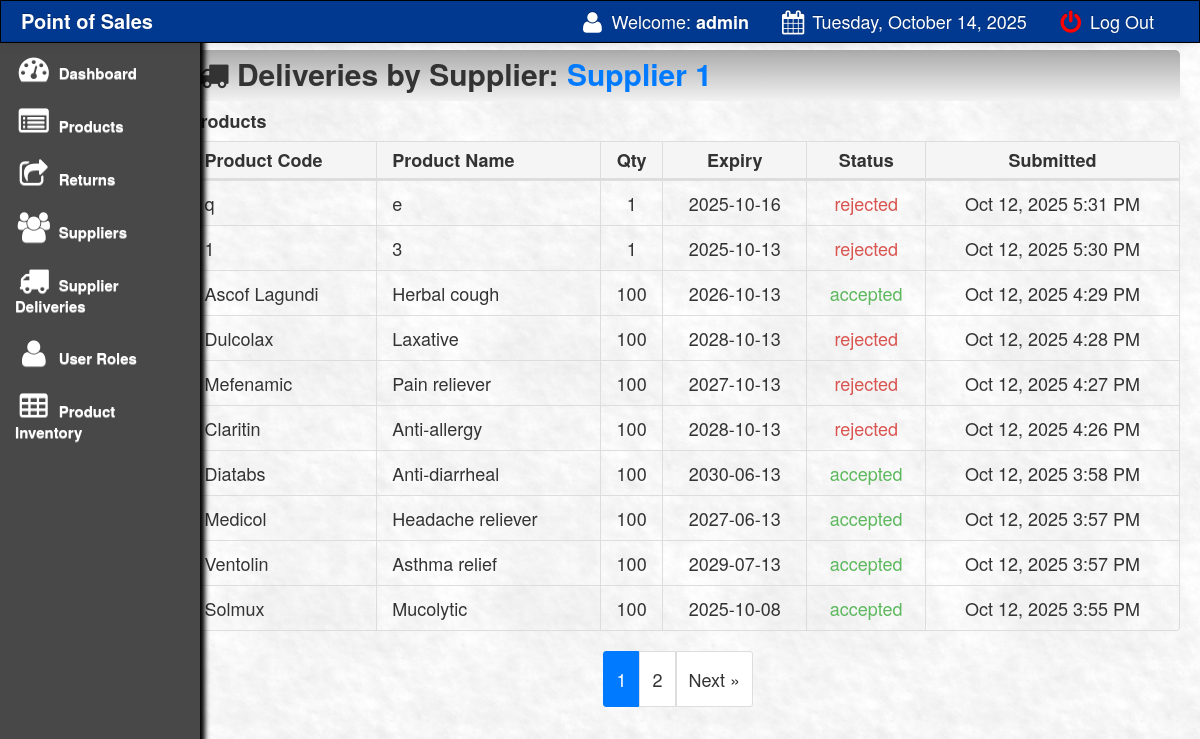
Page /pos1-master/pos/main/supplier_deliveries.php?name=Supplier+1 (signed in) on the committed database.
### tables this page shows
CREATE TABLE `supplier_deliveries` (
    `id` int(11) NOT NULL,
    `supplier` varchar(200) NOT NULL,
    `product_code` varchar(200) NOT NULL,
    `gen_name` varchar(200) DEFAULT NULL,
    `product_name` varchar(255) NOT NULL,
    `qty` int(11) NOT NULL,
    `price` varchar(100) DEFAULT NULL,
    `expiry_date` varchar(100) DEFAULT NULL,
    `status` enum(
        'pending',
        'accepted',
        'rejected'
    ) DEFAULT 'pending',
    `submitted_at` timestamp NOT NULL DEFAULT current_timestamp()
);

### pos1-master/pos/main/supplier_deliveries.php (the view, shortened to what the rows shown need)
<?php
include('../connect.php');
$supplier = isset($_GET['name']) ? trim($_GET['name']) : '';
$rows_per_page = 10;
$current_page = isset($_GET['page']) ? (int)$_GET['page'] : 1;
$current_page = max(1, $current_page);
$offset = ($current_page - 1) * $rows_per_page;
if ($supplier === '' && isset($_SESSION['SESS_USER_ROLE']) && $_SESSION['SESS_USER_ROLE'] === 'admin') {
    $db->exec("CREATE TABLE IF NOT EXISTS supplier_deliveries (
        id INT(11) NOT NULL AUTO_INCREMENT PRIMARY KEY,
        supplier VARCHAR(200) NOT NULL,
        product_code VARCHAR(200) NOT NULL,
        gen_name VARCHAR(200) DEFAULT NULL,
        product_name VARCHAR(255) NOT NULL,
        qty INT(11) NOT NULL,
        price VARCHAR(100) DEFAULT NULL,
        expiry_date VARCHAR(100) DEFAULT NULL,
        status ENUM('pending','accepted','rejected') DEFAULT 'pending',
        submitted_at TIMESTAMP NOT NULL DEFAULT CURRENT_TIMESTAMP
    ) ENGINE=InnoDB DEFAULT CHARSET=utf8mb4 COLLATE=utf8mb4_general_ci");
    $count_stmt = $db->prepare('SELECT COUNT(*) as total FROM supplier_deliveries WHERE status = "pending"');
    $count_stmt->execute();
    $total_rows = $count_stmt->fetch(PDO::FETCH_ASSOC)['total'];
    $total_pages = ceil($total_rows / $rows_per_page);
    $stmt = $db->prepare('SELECT * FROM supplier_deliveries WHERE status = "pending" ORDER BY submitted_at DESC LIMIT :limit OFFSET :offset');
    $stmt->bindValue(':limit', $rows_per_page, PDO::PARAM_INT);
    $stmt->bindValue(':offset', $offset, PDO::PARAM_INT);
    $stmt->execute();
    $pending = $stmt->fetchAll(PDO::FETCH_ASSOC);
} else {
    $db->exec("CREATE TABLE IF NOT EXISTS supplier_deliveries (
        id INT(11) NOT NULL AUTO_INCREMENT PRIMARY KEY,
        supplier VARCHAR(200) NOT NULL,
        product_code VARCHAR(200) NOT NULL,
        gen_name VARCHAR(200) DEFAULT NULL,
        product_name VARCHAR(255) NOT NULL,
        qty INT(11) NOT NULL,
        price VARCHAR(100) DEFAULT NULL,
        expiry_date VARCHAR(100) DEFAULT NULL,
        status ENUM('pending','accepted','rejected') DEFAULT 'pending',
        submitted_at TIMESTAMP NOT NULL DEFAULT CURRENT_TIMESTAMP
    ) ENGINE=InnoDB DEFAULT CHARSET=utf8mb4 COLLATE=utf8mb4_general_ci");
    $sstmt = $db->prepare('SELECT * FROM supplier_deliveries WHERE supplier = :s ORDER BY submitted_at DESC LIMIT :limit OFFSET :offset');
    $sstmt->bindValue(':s', $supplier, PDO::PARAM_STR);
    $sstmt->bindValue(':limit', $rows_per_page, PDO::PARAM_INT);
    $sstmt->bindValue(':offset', $offset, PDO::PARAM_INT);
    $sstmt->execute();
    $supplier_submissions = $sstmt->fetchAll(PDO::FETCH_ASSOC);
}
?>
<!doctype html>
<html>
<head>
    <link href="css/bootstrap.css" rel="stylesheet">
    <link href="../style.css" rel="stylesheet">
    <link href="css/bootstrap.css" rel="stylesheet">
    <link href="css/bootstrap.css" rel="stylesheet">
    <link rel="stylesheet" type="text/css" href="css/DT_bootstrap.css">
    <link rel="stylesheet" href="css/font-awesome.min.css">
    <link href="css/bootstrap-responsive.css" rel="stylesheet">
    <link href="../style.css" media="screen" rel="stylesheet" type="text/css" />
    <link href="src/facebox.css" media="screen" rel="stylesheet" type="text/css" />
</head>
<body>
    <div class="container-fluid">
        <div class="row-fluid">
            <div class="row-cards">
                <div class="container">
                    <?php if (isset($pending)): ?>
                        <div class="contentheader">
                            <i class="icon-truck"></i> Pending Supplier Deliveries
                        </div>
                        <br>
                        <table class="table table-bordered">
                            <thead>
                                <tr>
                                    <th>Supplier</th>
                                    <th>Product Details</th>
                                    <th>Quantity</th>
                                    <th>Expiry Date</th>
                                    <th>Submission Time</th>
                                    <th>Actions</th>
                                </tr>
                            </thead>
                            <tbody>
                                <?php if (empty($pending)): ?>
                                    <tr>
                                        <td colspan="6" style="text-align: center; padding: 20px; color: #666; font-style: italic;">
                                            Empty data
                                        </td>
                                    </tr>
                                <?php else: ?>
                                    <?php foreach ($pending as $p): ?>
                                        <tr>
                                            <td class="supplier-name" style="text-align: center;">
                                                <?php echo htmlspecialchars($p['supplier']); ?>
                                            </td>
                                            <td style="text-align: center;">
                                                <div class="product-name"><?php echo htmlspecialchars($p['product_name']); ?></div>
                                            </td>
                                            <td class="qty-cell" style="text-align: center;">
                                                <?php echo (int)$p['qty']; ?> units
                                            </td>
                                            <td class="date-cell" style="text-align: center;">
                                                <?php
                                                echo !empty($p['expiry_date'])
                                                    ? htmlspecialchars($p['expiry_date'])
                                                    : '<span class="text-muted">Not specified</span>';
                                                ?>
                                            </td>
                                            <td class="date-cell" style="text-align: center;">
                                                <?php
                                                $date = new DateTime($p['submitted_at']);
                                                echo $date->format('M d, Y g:i A');
                                                ?>
                                            </td>
                                            <td class="action-buttons" style="text-align: center;">
                                                <div class="btn-group">
                                                    <a href="accept_supplier_delivery.php?id=<?php echo $p['id']; ?>"
                                                        class="btn btn-success"
                                                        onclick="return confirm('Are you sure you want to accept this delivery from <?php echo htmlspecialchars($p['supplier']); ?>?\n\nProduct: <?php echo htmlspecialchars($p['product_name']); ?>\nQuantity: <?php echo (int)$p['qty']; ?> units\n\nThis will add the items to inventory.');">
                                                        <i class="icon-ok icon-white"></i> Accept
                                                    </a>
                                                    <a href="reject_supplier_delivery.php?id=<?php echo $p['id']; ?>"
                                                        class="btn btn-danger"
                                                        onclick="return confirm('Are you sure you want to reject this delivery from <?php echo htmlspecialchars($p['supplier']); ?>?\n\nProduct: <?php echo htmlspecialchars($p['product_name']); ?>\nQuantity: <?php echo (int)$p['qty']; ?> units\n\nThis action cannot be undone.');">
                                                        <i class="icon-remove icon-white"></i> Reject
                                                    </a>
                                                </div>
                                            </td>
                                        </tr>
                                    <?php endforeach; ?>
                                <?php endif; ?>
                            </tbody>
                        </table>
                        <?php if (isset($total_pages) && $total_pages > 1): ?>
                            <div class="pagination-container" style="text-align: center; margin: 20px 0;">
                                <ul class="pagination" style="display: inline-block; margin: 0; padding: 0;">
                                    <?php if ($current_page > 1): ?>
                                        <li style="display: inline; margin: 0 2px;">
                                            <a href="?page=<?php echo $current_page - 1; ?>"
                                                style="padding: 8px 12px; text-decoration: none; border: 1px solid #ddd; color: #333; background: #fff;">
                                                &laquo; Previous
                                            </a>
                                        </li>
                                    <?php endif; ?>
                                    <?php for ($i = max(1, $current_page - 2); $i <= min($total_pages, $current_page + 2); $i++): ?>
                                        <li style="display: inline; margin: 0 2px;">
                                            <?php if ($i == $current_page): ?>
                                                <span style="padding: 8px 12px; background: #007bff; color: white; border: 1px solid #007bff;">
                                                    <?php echo $i; ?>
                                                </span>
                                            <?php else: ?>
                                                <a href="?page=<?php echo $i; ?>"
                                                    style="padding: 8px 12px; text-decoration: none; border: 1px solid #ddd; color: #333; background: #fff;">
                                                    <?php echo $i; ?>
                                                </a>
                                            <?php endif; ?>
                                        </li>
                                    <?php endfor; ?>
                                    <?php if ($current_page < $total_pages): ?>
                                        <li style="display: inline; margin: 0 2px;">
                                            <a href="?page=<?php echo $current_page + 1; ?>"
                                                style="padding: 8px 12px; text-decoration: none; border: 1px solid #ddd; color: #333; background: #fff;">
                                                Next &raquo;
                                            </a>
                                        </li>
                                    <?php endif; ?>
                                </ul>
                            </div>
                        <?php endif; ?>
                    <?php else: ?>
                        <table class="table table-bordered">
                            <thead>
                                <tr>
                                    <th style="text-align:left; padding-left:15px;">Product Code</th>
                                    <th style="text-align:left; padding-left:15px;">Product Name</th>
                                    <th style="text-align:center;">Qty</th>
                                    <th style="text-align:center;">Expiry</th>
                                    <th style="text-align:center;">Status</th>
                                    <th style="text-align:center;">Submitted</th>
                                </tr>
                            </thead>
                            <tbody>
                                <?php if (empty($supplier_submissions)): ?>
                                    <tr>
                                        <td colspan="6" style="text-align: center; padding: 20px; color: #666; font-style: italic;">
                                            Empty data
                                        </td>
                                    </tr>
                                <?php else: ?>
                                    <?php foreach ($supplier_submissions as $s): ?>
                                        <tr>
                                            <td style="text-align:left; padding-left:15px;"><?php echo htmlspecialchars($s['product_code']); ?></td>
                                            <td style="text-align:left; padding-left:15px;"><?php echo htmlspecialchars($s['product_name']); ?></td>
                                            <td style="text-align:center;"><?php echo (int)$s['qty']; ?></td>
                                            <td style="text-align:center;"><?php echo htmlspecialchars($s['expiry_date']); ?></td>
                                            <td style="text-align:center;">
                                                <span class="status-<?php echo $s['status']; ?>">
                                                    <?php echo htmlspecialchars($s['status']); ?>
                                                </span>
                                            </td>
                                            <td style="text-align:center;">
                                                <?php
                                                $date = new DateTime($s['submitted_at']);
                                                echo $date->format('M d, Y g:i A');
                                                ?>
                                            </td>
                                        </tr>
                                    <?php endforeach; ?>
                                <?php endif; ?>
                            </tbody>
                        </table>
                    <?php endif; ?>
                </div>
                <?php include('footer.php'); ?>
</body>
</html>

### rows in the picture
supplier_deliveries: product_code "q", product_name "e", qty "1", expiry_date "2025-10-16", status "rejected", submitted_at "Oct 12, 2025 5:31 PM"
supplier_deliveries: product_code "1", product_name "3", qty "1", expiry_date "2025-10-13", status "rejected", submitted_at "Oct 12, 2025 5:30 PM"
supplier_deliveries: product_code "Ascof Lagundi", product_name "Herbal cough", qty "100", expiry_date "2026-10-13", status "accepted", submitted_at "Oct 12, 2025 4:29 PM"
supplier_deliveries: product_code "Dulcolax", product_name "Laxative", qty "100", expiry_date "2028-10-13", status "rejected", submitted_at "Oct 12, 2025 4:28 PM"
supplier_deliveries: product_code "Mefenamic", product_name "Pain reliever", qty "100", expiry_date "2027-10-13", status "rejected", submitted_at "Oct 12, 2025 4:27 PM"
supplier_deliveries: product_code "Claritin", product_name "Anti-allergy", qty "100", expiry_date "2028-10-13", status "rejected", submitted_at "Oct 12, 2025 4:26 PM"
supplier_deliveries: product_code "Diatabs", product_name "Anti-diarrheal", qty "100", expiry_date "2030-06-13", status "accepted", submitted_at "Oct 12, 2025 3:58 PM"
supplier_deliveries: product_code "Medicol", product_name "Headache reliever", qty "100", expiry_date "2027-06-13", status "accepted", submitted_at "Oct 12, 2025 3:57 PM"
supplier_deliveries: product_code "Ventolin", product_name "Asthma relief", qty "100", expiry_date "2029-07-13", status "accepted", submitted_at "Oct 12, 2025 3:57 PM"
supplier_deliveries: product_code "Solmux", product_name "Mucolytic", qty "100", expiry_date "2025-10-08", status "accepted", submitted_at "Oct 12, 2025 3:55 PM"

### other values in the picture
$_SESSION['SESS_LAST_NAME'] "admin"
$supplier "Supplier 1"
